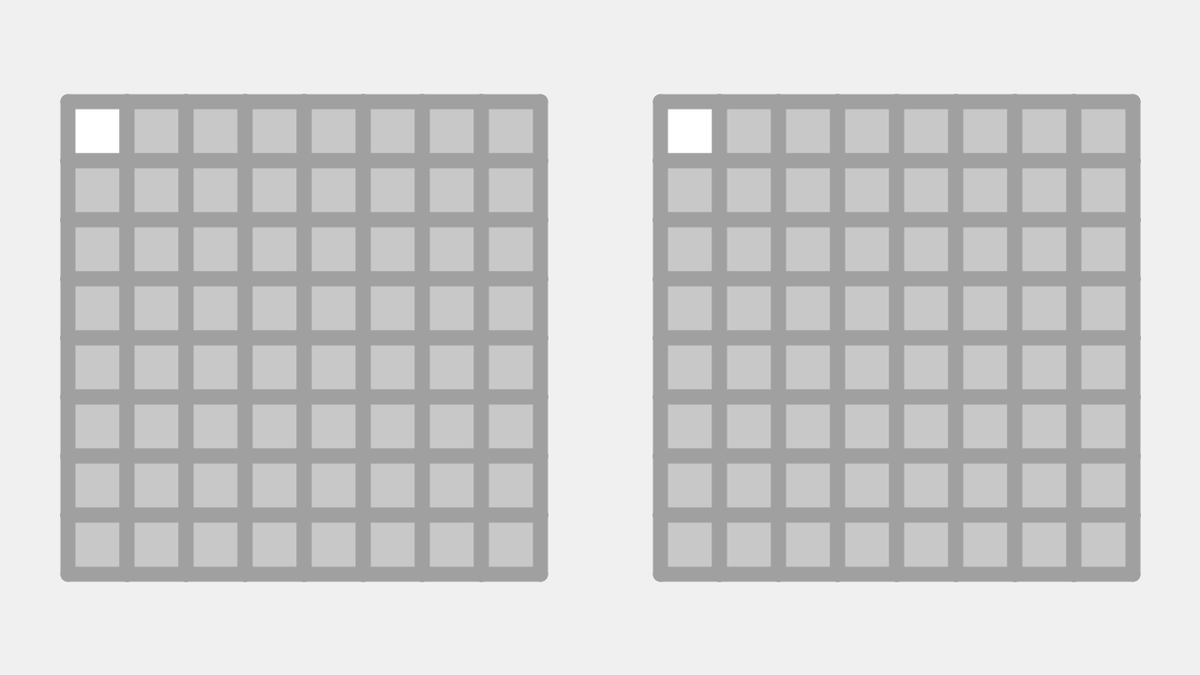
Frame 1 (no input)
Frame 60 (the mouse pressed at the canvas centre just before this capture): identical to frame 1, image omitted
Frame 120 (the mouse held since frame 60 and released just before this capture): identical to frame 1, image omitted

The Processing sketch that drew this single still picture (run headless with seeded random() and noise(); from frame 60 on, the mouse is pressed at the canvas centre):

// Processing sketch: MazeTest1
// ── MazeTest1.pde
Grid p_grd, e_grd;
int p_clm, p_row, e_clm, e_row;

void setup() {
  size(1280, 720);
  frameRate(60);
  dimensions();
  makeGrids();
}

void draw() {
  background(240);
  move();
  showGrids();
}

void dimensions() {
  int p_clm_ = 8;
  int p_row_ = 8;
  int e_clm_ = 8;
  int e_row_ = 8;
  p_clm = constrain(p_clm_, 2, 252);
  p_row = constrain(p_row_, 2, 252);
  e_clm = constrain(e_clm_, 2, 252);
  e_row = constrain(e_row_, 2, 252);
}

void makeGrids() {
  p_grd = new Grid(0, p_clm, p_row);
  e_grd = new Grid(1, e_clm, e_row);
}

void showGrids() {
  p_grd.show();
  e_grd.show();
}

void move() {
  p_grd.move();
  e_grd.move();
}
// ── Cell.pde
class Cell {
  int grd_, clm, row, i, j;
  float x, y, w, sw;
  boolean[] wall = {true, true, true, true};
  boolean vs = false;
  Cell[] an;
  Grid grd;

  Cell(int grd__, int clm_, int row_, int i_, int j_, float x_mg_, float y_mg_, float w_, float sw_) {
    grd_ = grd__;
    clm = clm_;
    row = row_;
    i = i_;
    j = j_;
    w = w_;
    sw = sw_;
    x = i*w + x_mg_;
    y = j*w + y_mg_;
    an = new Cell[0];
  }

  void show() {
    noStroke();
    if (vs) {
      fill(255);
    } else {
      fill(200);
    }
    rect(x, y, w, w);
    stroke(160);
    strokeWeight(sw);
    if (wall[0]) {
      line(x, y, x + w, y);
    }
    if (wall[1]) {
      line(x, y + w, x + w, y + w);
    }
    if (wall[2]) {
      line(x, y, x, y + w);
    }
    if (wall[3]) {
      line(x + w, y, x + w, y + w);
    }
  }
  Cell checkNeighbours() {
    grd = grd_ == 0 ? p_grd : e_grd;
    if (j - 1 != -1) {
      if (!grd.cell[i][j - 1].vs) append(an, grd.cell[i][j - 1]);
    }
    if (j + 1 != row) {
      if (!grd.cell[i][j + 1].vs) append(an, grd.cell[i][j + 1]);
    }
    if (i - 1 != -1) {
      if (!grd.cell[i - 1][j].vs) append(an, grd.cell[i - 1][j]);
    }
    if (i + 1 != clm) {
      if (!grd.cell[i + 1][j].vs) append(an, grd.cell[i + 1][j]);
    }
    if (an.length > 0) {
      return an[floor(random(an.length))];
    } else {
      return null;
    }
  }
}
// ── Grid.pde
class Grid {
  Cell[][] cell;
  Cell cr;
  int clm, row;

  Grid(int grd_, int clm_, int row_) {
    clm = clm_;
    row = row_;
    float w_ = clm > row ? 0.4*width/clm : 0.7*height/row;
    float x_mg_ = grd_ == 0 ? 0.55*width : 0.45*width - e_clm*w_;
    float y_mg_ = 0.15*height;
    float sw_ = clm > row ? max(1, 128/clm) : max(1, 128/row);
    cell = new Cell[clm][row];
    for (int j = 0; j < row; j++) {
      for (int i = 0; i < clm; i++) {
        cell[i][j] = new Cell(grd_, clm, row, i, j, x_mg_, y_mg_, w_, sw_);
      }
    }
    cr = cell[0][0];
  }

  void show() {
    for (int j = 0; j < row; j++) {
      for (int i = 0; i < clm; i++) {
        cell[i][j].show();
      }
    }
  }
  
  void move() {
    cr.vs = true;
    Cell nxt = cr.checkNeighbours();
    if (nxt != null) {
      cr = nxt;
      nxt.vs = true;
    }
  }
}
